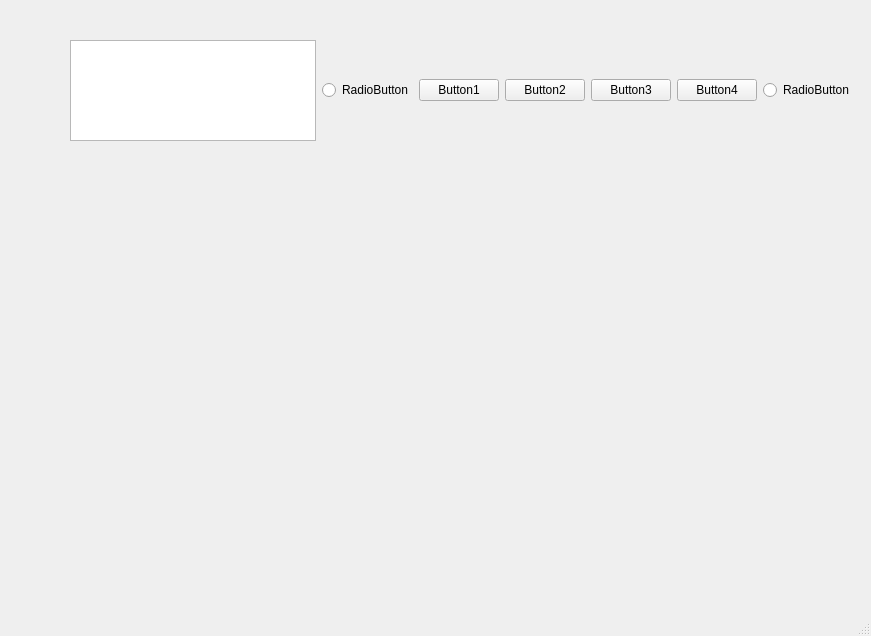
<?xml version="1.0" encoding="UTF-8"?>
<ui version="4.0">
 <class>MainWindow</class>
 <widget class="QMainWindow" name="MainWindow">
  <property name="geometry">
   <rect>
    <x>0</x>
    <y>0</y>
    <width>871</width>
    <height>636</height>
   </rect>
  </property>
  <property name="windowTitle">
   <string>MainWindow</string>
  </property>
  <widget class="QWidget" name="centralwidget">
   <widget class="QWidget" name="">
    <property name="geometry">
     <rect>
      <x>70</x>
      <y>40</y>
      <width>784</width>
      <height>101</height>
     </rect>
    </property>
    <layout class="QHBoxLayout" name="horizontalLayout">
     <item>
      <widget class="QListView" name="listView"/>
     </item>
     <item>
      <widget class="QRadioButton" name="radioButton_2">
       <property name="text">
        <string>RadioButton</string>
       </property>
      </widget>
     </item>
     <item>
      <widget class="QPushButton" name="pushButton">
       <property name="text">
        <string>Button1</string>
       </property>
      </widget>
     </item>
     <item>
      <widget class="QPushButton" name="pushButton_2">
       <property name="text">
        <string>Button2</string>
       </property>
      </widget>
     </item>
     <item>
      <widget class="QPushButton" name="pushButton_3">
       <property name="text">
        <string>Button3</string>
       </property>
      </widget>
     </item>
     <item>
      <widget class="QPushButton" name="pushButton_4">
       <property name="text">
        <string>Button4</string>
       </property>
      </widget>
     </item>
     <item>
      <widget class="QRadioButton" name="radioButton">
       <property name="text">
        <string>RadioButton</string>
       </property>
      </widget>
     </item>
    </layout>
   </widget>
  </widget>
  <widget class="QMenuBar" name="menubar">
   <property name="geometry">
    <rect>
     <x>0</x>
     <y>0</y>
     <width>871</width>
     <height>26</height>
    </rect>
   </property>
  </widget>
  <widget class="QStatusBar" name="statusbar"/>
 </widget>
 <resources/>
 <connections/>
</ui>
